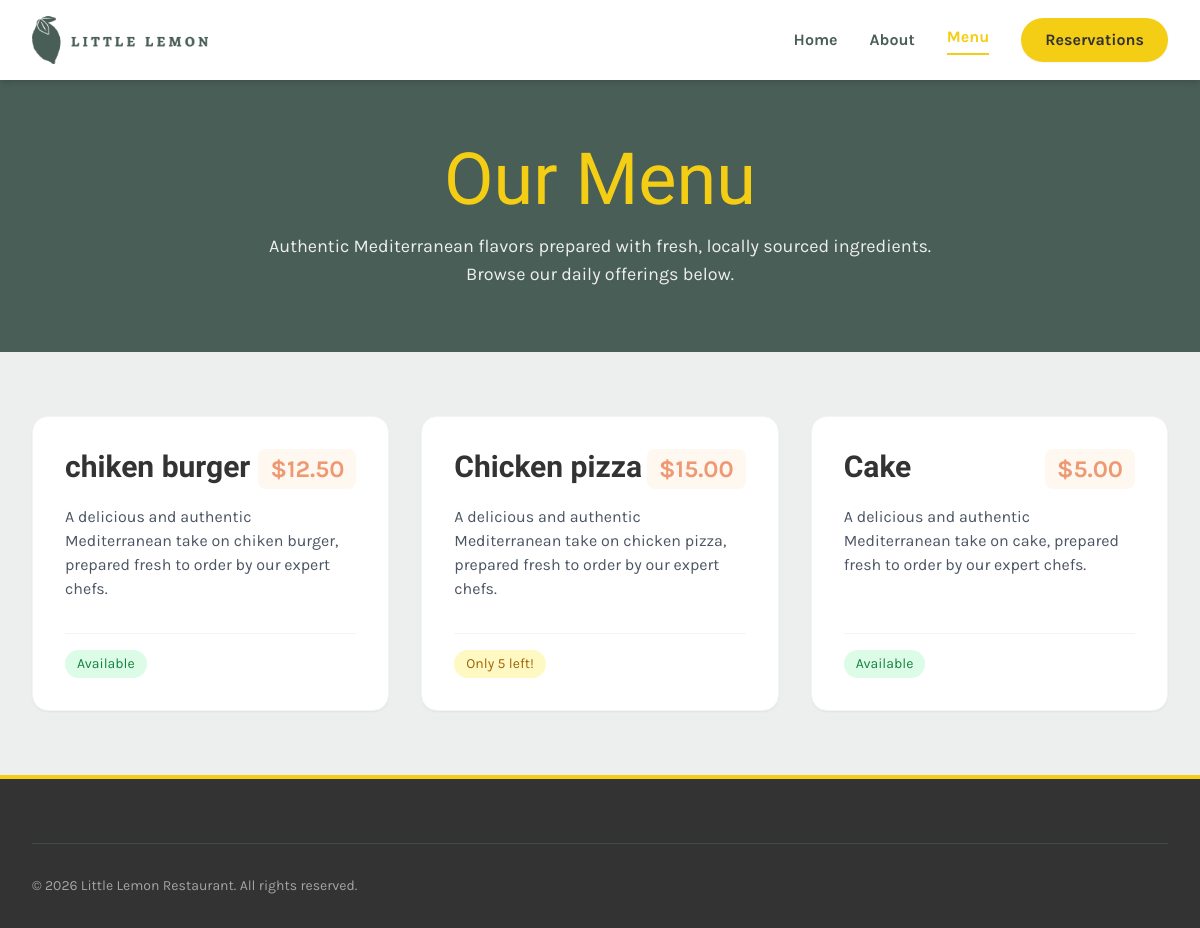
/restaurant/menu-page/, run on an earlier commit of the app's database.
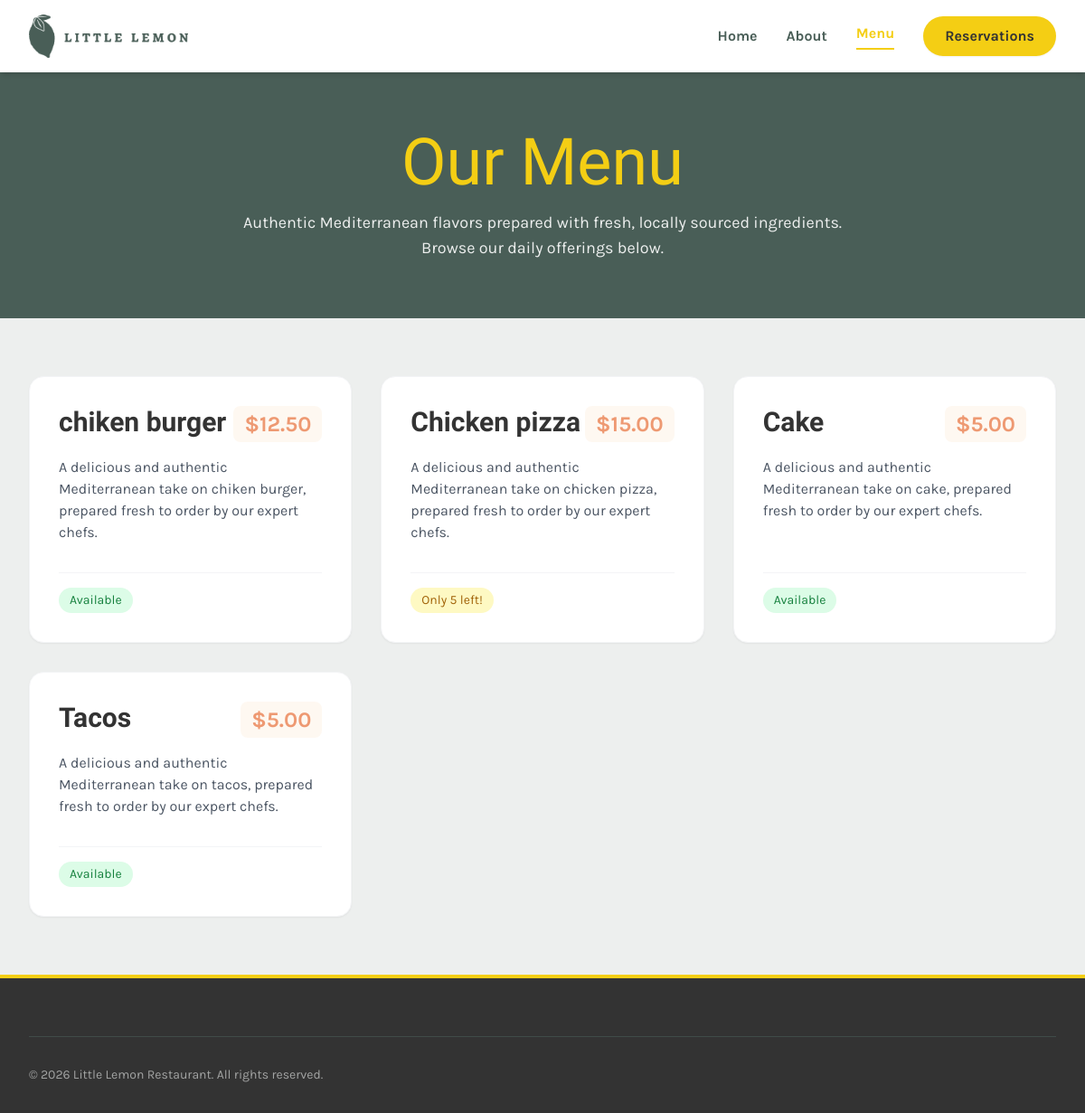
And on a later commit of the database.
### restaurant/models.py (models this page shows, shortened)
class Menu(models.Model):
    Title = models.CharField(max_length=255)
    Price = models.DecimalField(max_digits=10, decimal_places=2)
    Inventory = models.IntegerField()

### restaurant/views.py (the view)
# urls.py: path('menu-page/', views.menu, name='menu'),
def menu(request):
    menu_data = Menu.objects.all()
    return render(request, 'menu.html', {"menu_data": menu_data})

### templates/menu.html (shortened to what this page needs)
{% load static %}
<!DOCTYPE html>
<html lang="en">
<head>
    <script src="https://cdn.tailwindcss.com"></script>
</head>
<body class="font-body bg-brandGray text-brandDark antialiased flex flex-col min-h-screen">
    <nav class="bg-white shadow-md sticky top-0 z-50">
        <div class="max-w-7xl mx-auto px-4 sm:px-6 lg:px-8">
            <div class="flex justify-between items-center h-20">
                <div class="flex-shrink-0 flex items-center">
                    <a href="{% url 'home' %}">
                        <img class="h-12 w-auto" src="{% static 'restaurant/logo.png' %}" alt="Little Lemon Logo" onerror="this.src='https://placehold.co/200x60?text=Little+Lemon'">
                    </a>
                </div>
                <div class="hidden md:flex space-x-8 items-center">
                    <a href="{% url 'home' %}" class="text-brandGreen font-bold hover:text-brandYellow transition duration-200">Home</a>
                    <a href="{% url 'home' %}#about" class="text-brandGreen font-bold hover:text-brandYellow transition duration-200">About</a>
                    <a href="{% url 'menu' %}" class="text-brandYellow font-bold border-b-2 border-brandYellow pb-1">Menu</a>
                    <a href="{% url 'book' %}" class="bg-brandYellow text-brandDark px-6 py-2.5 rounded-full font-bold shadow-sm hover:shadow-md hover:-translate-y-0.5 transition-all duration-200">Reservations</a>
                </div>
            </div>
        </div>
    </nav>
    <header class="bg-brandGreen py-16">
        <div class="max-w-7xl mx-auto px-4 sm:px-6 lg:px-8 text-center">
            <h1 class="font-heading text-5xl md:text-7xl text-brandYellow mb-4">Our Menu</h1>
            <p class="font-body text-lg text-white/90 max-w-2xl mx-auto">
                Authentic Mediterranean flavors prepared with fresh, locally sourced ingredients.
                Browse our daily offerings below.
            </p>
        </div>
    </header>
    <main class="flex-grow max-w-7xl mx-auto px-4 sm:px-6 lg:px-8 py-16">
        <div class="grid grid-cols-1 md:grid-cols-2 lg:grid-cols-3 gap-8">
            {% for item in menu_data %}
            <div class="bg-white p-8 rounded-2xl shadow-sm border border-gray-100 hover:shadow-xl hover:-translate-y-1 transition-all duration-300 group flex flex-col">
                <div class="flex justify-between items-start mb-4">
                    <h3 class="font-heading text-3xl font-bold text-brandDark group-hover:text-brandGreen transition-colors">{{ item.Title }}</h3>
                    <span class="text-brandSalmon font-bold text-2xl bg-brandPeach/20 px-3 py-1 rounded-lg">
                        ${{ item.Price }}
                    </span>
                </div>
                <p class="font-body text-gray-600 mb-8 flex-grow">
                    A delicious and authentic Mediterranean take on {{ item.Title|lower }}, prepared fresh to order by our expert chefs.
                </p>
                <div class="flex justify-between items-center pt-4 border-t border-gray-100 mt-auto">
                    <span class="text-sm font-body px-3 py-1 rounded-full
                        {% if item.Inventory > 5 %} bg-green-100 text-green-700
                        {% elif item.Inventory > 0 %} bg-yellow-100 text-yellow-700
                        {% else %} bg-red-100 text-red-700 {% endif %}">
                        {% if item.Inventory > 5 %} Available
                        {% elif item.Inventory > 0 %} Only {{ item.Inventory }} left!
                        {% else %} Sold Out
                        {% endif %}
                    </span>
                </div>
            </div>
            {% endfor %}
        </div>
    </main>
    <footer class="bg-brandDark text-brandGray pt-16 pb-8 border-t-4 border-brandYellow">
        <div class="max-w-7xl mx-auto px-4 sm:px-6 lg:px-8">
            <div class="border-t border-brandGreen pt-8 flex flex-col md:flex-row justify-between items-center text-sm opacity-60">
                <p>&copy; 2026 Little Lemon Restaurant. All rights reserved.</p>
            </div>
        </div>
    </footer>
</body>
</html>

What changed in the data, as far as the page shows it:
added Menu: Title "Tacos", Price "5.00", Title "tacos", Inventory "Available"
